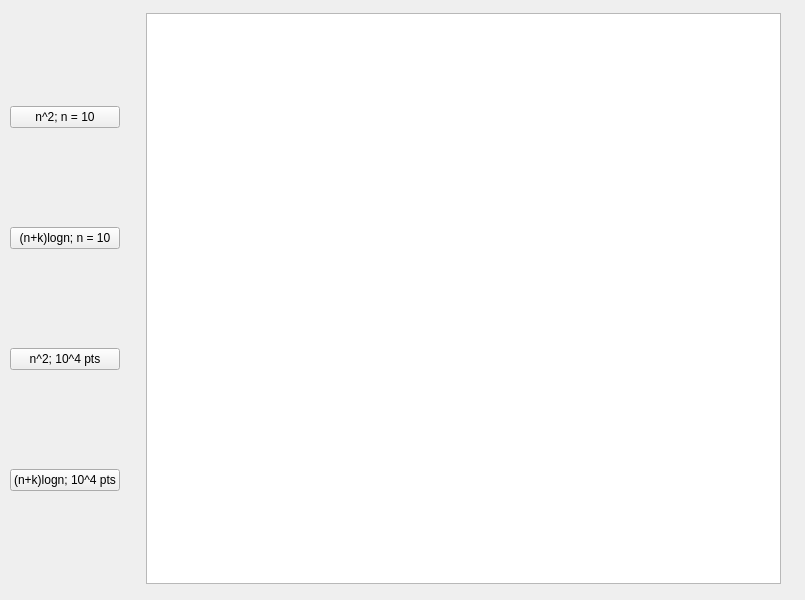
<?xml version="1.0" encoding="UTF-8"?>
<ui version="4.0">
 <class>MainWindow</class>
 <widget class="QMainWindow" name="MainWindow">
  <property name="geometry">
   <rect>
    <x>0</x>
    <y>0</y>
    <width>805</width>
    <height>600</height>
   </rect>
  </property>
  <property name="windowTitle">
   <string>MainWindow</string>
  </property>
  <widget class="QWidget" name="centralwidget">
   <widget class="QWidget" name="layoutWidget">
    <property name="geometry">
     <rect>
      <x>10</x>
      <y>13</y>
      <width>771</width>
      <height>571</height>
     </rect>
    </property>
    <layout class="QHBoxLayout" name="horizontalLayout" stretch="0,0,0">
     <item>
      <layout class="QVBoxLayout" name="verticalLayout" stretch="1,1,1,1">
       <item>
        <widget class="QPushButton" name="CorrectnessTestButton_Slow">
         <property name="text">
          <string>n^2; n = 10</string>
         </property>
        </widget>
       </item>
       <item>
        <widget class="QPushButton" name="CorrectnessTestButton_Fast">
         <property name="text">
          <string>(n+k)logn; n = 10</string>
         </property>
        </widget>
       </item>
       <item>
        <widget class="QPushButton" name="PerformanceTestButton_Slow">
         <property name="text">
          <string>n^2; 10^4 pts</string>
         </property>
        </widget>
       </item>
       <item>
        <widget class="QPushButton" name="PerformanceTestButton_Fast">
         <property name="text">
          <string>(n+k)logn; 10^4 pts</string>
         </property>
        </widget>
       </item>
      </layout>
     </item>
     <item>
      <spacer name="verticalSpacer">
       <property name="orientation">
        <enum>Qt::Vertical</enum>
       </property>
       <property name="sizeHint" stdset="0">
        <size>
         <width>20</width>
         <height>40</height>
        </size>
       </property>
      </spacer>
     </item>
     <item>
      <widget class="QGraphicsView" name="DrawingBoard">
       <property name="sizePolicy">
        <sizepolicy hsizetype="Expanding" vsizetype="Expanding">
         <horstretch>1</horstretch>
         <verstretch>1</verstretch>
        </sizepolicy>
       </property>
       <property name="maximumSize">
        <size>
         <width>636</width>
         <height>601</height>
        </size>
       </property>
       <property name="midLineWidth">
        <number>0</number>
       </property>
      </widget>
     </item>
    </layout>
   </widget>
  </widget>
 </widget>
 <resources/>
 <connections/>
</ui>
